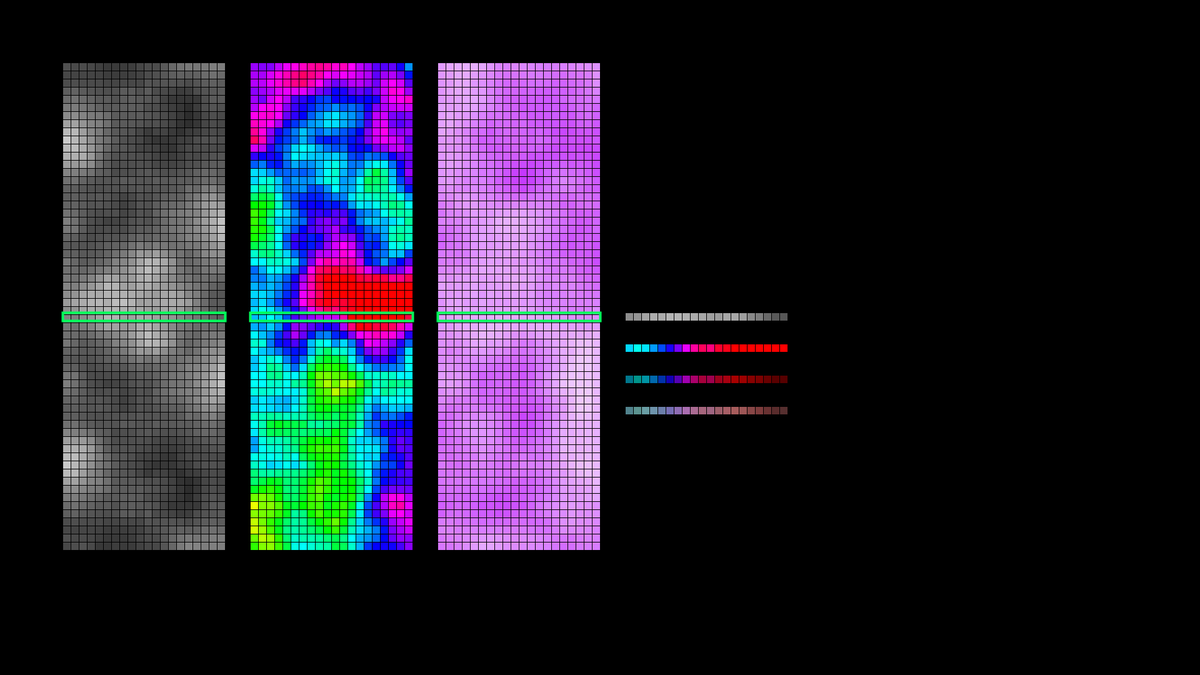
Frame 1 (no input)
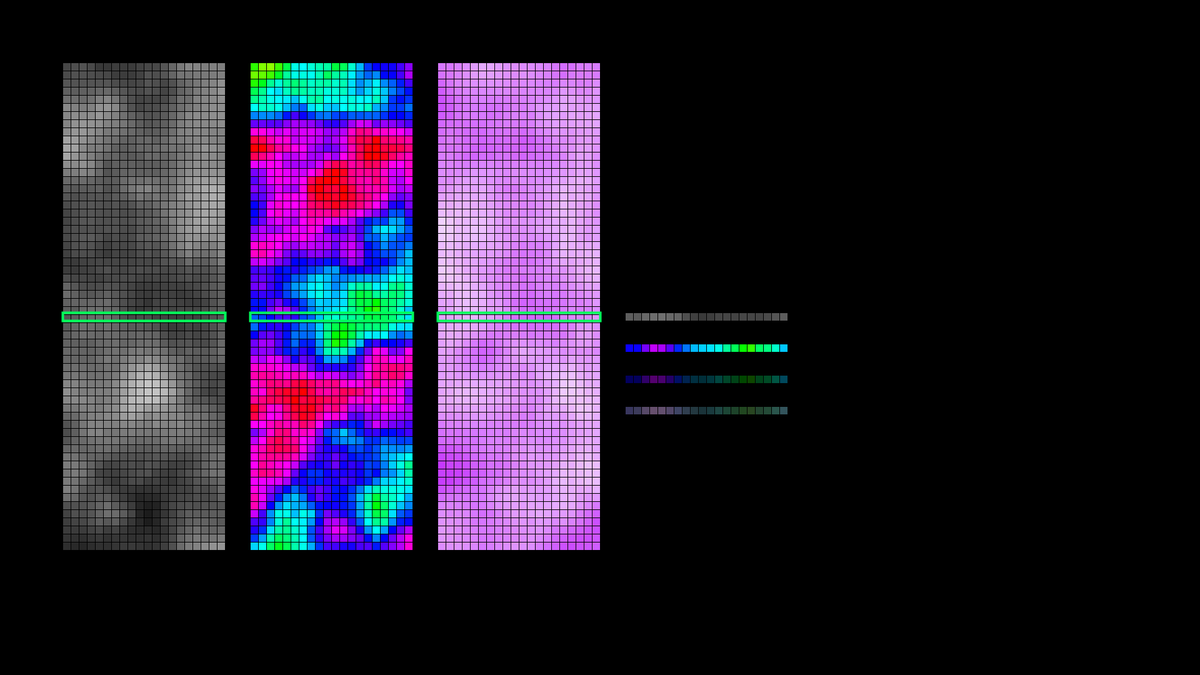
Frame 60 (the mouse pressed at the canvas centre just before this capture)
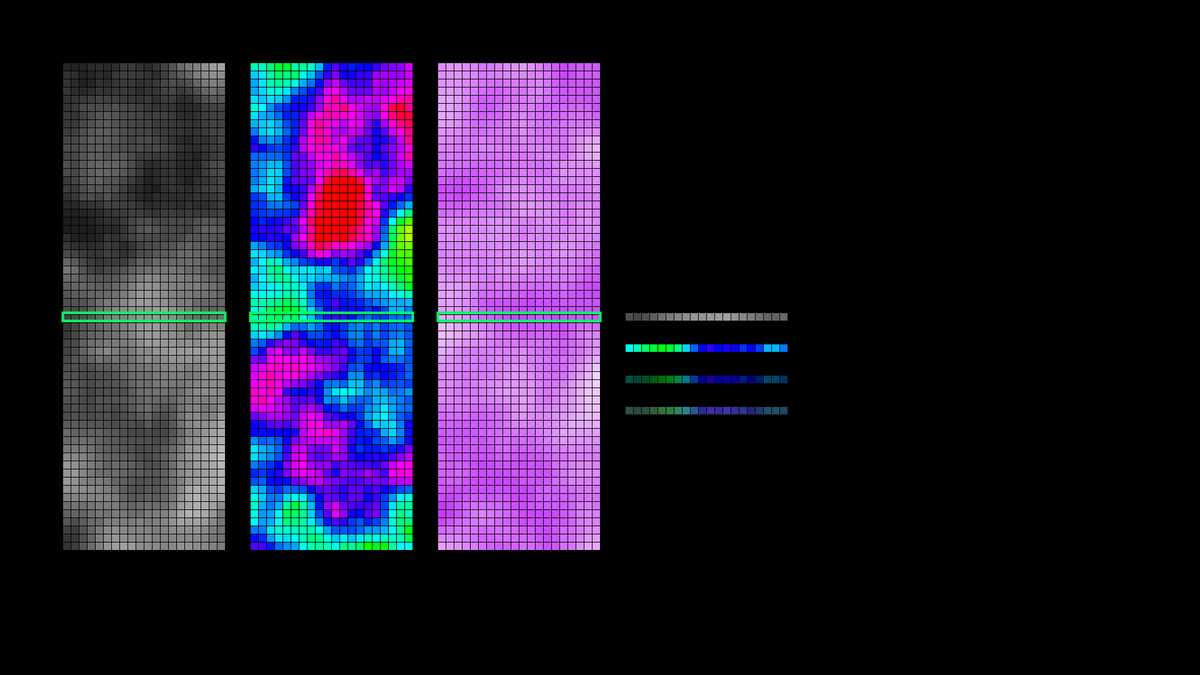
Frame 120 (the mouse held since frame 60 and released just before this capture)

The Processing sketch that drew these frames (run headless with seeded random() and noise(); from frame 60 on, the mouse is pressed at the canvas centre):

// Processing sketch: noise_2d_explanation_Lightness_and_hue
// ── noise_2d_explanation_Lightness_and_hue.pde
  float xIndex = 0.0;
  float step = .1;
  int numBoxMargin = 30;
  int numBoxes = numBoxMargin * 2 + 1;
  int numBoxesWide = 20;
  float boxSize = 800 / numBoxes;
  int topMargin1 = 100;
  int leftMargin1 = 100;
  int topMargin2 = 500;
  int leftMargin2 = 400;
  int leftMargin3 = 700;
  int leftMargin4 = 1000;
  float currentRow = 0.0;

void setup() {
  size(1920, 1080);   
  colorMode(HSB);
}

void draw() {
  currentRow += step;
  background(0);
  stroke(0);
      strokeWeight(1);

  for (int row = -numBoxMargin; row < numBoxMargin; ++row) {
    for (int col = 0; col < numBoxesWide; ++col) {
      float noiseVal = noise(row * step + currentRow, col * step);
      fill(noiseVal * 255);
      rect(col * boxSize + leftMargin1, (row + numBoxMargin) * boxSize + topMargin1, boxSize, boxSize);
    }
  }
  
    for (int row = -numBoxMargin; row < numBoxMargin; ++row) {
    for (int col = 0; col < numBoxesWide; ++col) {
      float noiseVal = noise(row * step + currentRow + 50, col * step);
      color c = color(noiseVal * 360, 255, 255);
      fill(c);
      rect(col * boxSize + leftMargin2, (row + numBoxMargin) * boxSize + topMargin1, boxSize, boxSize);
    }
  }
  
     for (int row = -numBoxMargin; row < numBoxMargin; ++row) {
    for (int col = 0; col < numBoxesWide; ++col) {
      float noiseVal = noise(row * step + currentRow + 100, col * step);
      color c = color(200, 255 * noiseVal, 255);
      fill(c);
      rect(col * boxSize + leftMargin3, (row + numBoxMargin) * boxSize + topMargin1, boxSize, boxSize);
    }
  }
    for (int col = 0; col < numBoxesWide; ++col) {
      float noiseVal = noise(currentRow, col * step);
      fill(noiseVal * 255);
       rect(col * boxSize + leftMargin4, topMargin2, boxSize, boxSize);
    }

        for (int col = 0; col < numBoxesWide; ++col) {
      float noiseVal = noise(currentRow + 50, col * step);
            color c = color(noiseVal * 360, 255, 255);
      fill(c);
       rect(col * boxSize + leftMargin4, topMargin2 + 50, boxSize, boxSize);
    }
    
    for (int col = 0; col < numBoxesWide; ++col) {
      float noiseValH = noise(currentRow + 50, col * step);
      float noiseValB = noise(currentRow, col * step);
            color c = color(noiseValH * 360, 255, noiseValB*255);
      fill(c);
       rect(col * boxSize + leftMargin4, topMargin2 + 100, boxSize, boxSize);
    }
    
        for (int col = 0; col < numBoxesWide; ++col) {
      float noiseValH = noise(currentRow + 50, col * step);
      float noiseValS = noise(currentRow + 100, col * step);
      float noiseValB = noise(currentRow, col * step);
            color c = color(noiseValH * 360, noiseValS*255, noiseValB*255);
      fill(c);
       rect(col * boxSize + leftMargin4, topMargin2 + 150, boxSize, boxSize);
    }
    stroke(color(100, 255, 255));
    strokeWeight(4);
    fill(0,0);
    //rect(leftMargin2, topMargin2, boxSize * numBoxes, boxSize);
    rect(leftMargin1, topMargin2, boxSize * numBoxesWide, boxSize);
    rect(leftMargin2, topMargin2, boxSize * numBoxesWide, boxSize);
    rect(leftMargin3, topMargin2, boxSize * numBoxesWide, boxSize);

    
    delay(50);
}  
